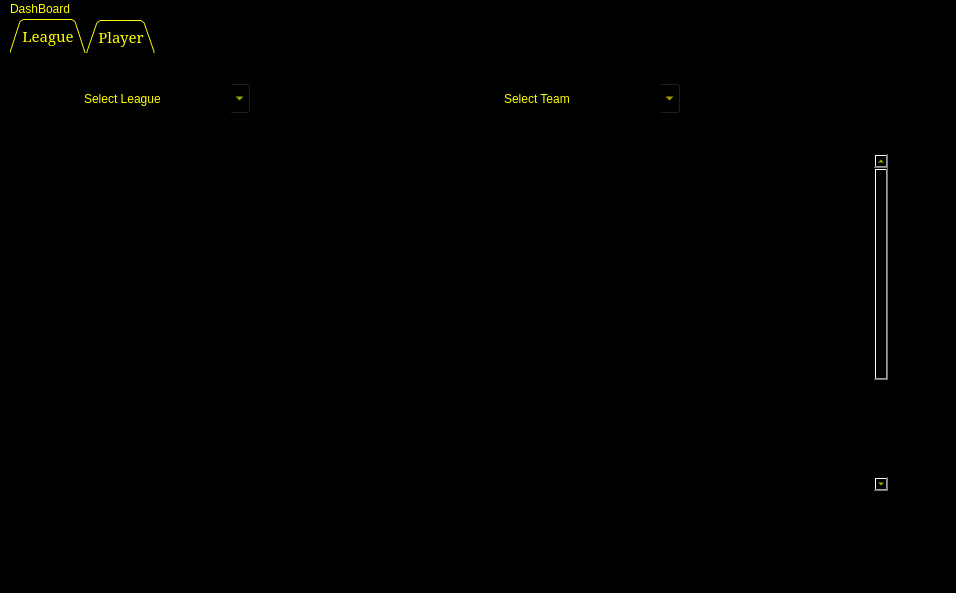
<?xml version="1.0" encoding="UTF-8"?>
<ui version="4.0">
 <class>MainWindow</class>
 <widget class="QMainWindow" name="MainWindow">
  <property name="geometry">
   <rect>
    <x>0</x>
    <y>0</y>
    <width>956</width>
    <height>593</height>
   </rect>
  </property>
  <property name="windowTitle">
   <string>MainWindow</string>
  </property>
  <property name="styleSheet">
   <string notr="true">background-color: rgb(0, 0, 0);
color: rgb(255, 255, 0);
border-color: rgb(255, 255, 0);</string>
  </property>
  <widget class="QWidget" name="centralwidget">
   <widget class="QWidget" name="verticalLayoutWidget">
    <property name="geometry">
     <rect>
      <x>10</x>
      <y>0</y>
      <width>931</width>
      <height>541</height>
     </rect>
    </property>
    <layout class="QVBoxLayout" name="verticalLayout">
     <item>
      <widget class="QTabWidget" name="tabWidget">
       <property name="font">
        <font>
         <family>MS Serif</family>
         <pointsize>11</pointsize>
        </font>
       </property>
       <property name="mouseTracking">
        <bool>false</bool>
       </property>
       <property name="toolTip">
        <string>&lt;html&gt;&lt;head/&gt;&lt;body&gt;&lt;p&gt;League&lt;/p&gt;&lt;/body&gt;&lt;/html&gt;</string>
       </property>
       <property name="autoFillBackground">
        <bool>false</bool>
       </property>
       <property name="styleSheet">
        <string notr="true">background-color: rgb(0, 0, 0);
color: rgb(255, 255, 0);
</string>
       </property>
       <property name="tabPosition">
        <enum>QTabWidget::North</enum>
       </property>
       <property name="tabShape">
        <enum>QTabWidget::Triangular</enum>
       </property>
       <property name="currentIndex">
        <number>0</number>
       </property>
       <property name="elideMode">
        <enum>Qt::ElideRight</enum>
       </property>
       <property name="usesScrollButtons">
        <bool>true</bool>
       </property>
       <property name="documentMode">
        <bool>false</bool>
       </property>
       <property name="tabsClosable">
        <bool>false</bool>
       </property>
       <property name="movable">
        <bool>false</bool>
       </property>
       <widget class="QWidget" name="League">
        <attribute name="title">
         <string>League</string>
        </attribute>
        <widget class="QLabel" name="label">
         <property name="geometry">
          <rect>
           <x>40</x>
           <y>30</y>
           <width>201</width>
           <height>21</height>
          </rect>
         </property>
         <property name="text">
          <string>&lt;html&gt;&lt;head/&gt;&lt;body&gt;&lt;p&gt;&lt;br/&gt;&lt;/p&gt;&lt;/body&gt;&lt;/html&gt;</string>
         </property>
         <property name="textFormat">
          <enum>Qt::RichText</enum>
         </property>
        </widget>
        <widget class="QComboBox" name="comboBox">
         <property name="geometry">
          <rect>
           <x>70</x>
           <y>30</y>
           <width>171</width>
           <height>31</height>
          </rect>
         </property>
         <property name="palette">
          <palette>
           <active>
            <colorrole role="WindowText">
             <brush brushstyle="SolidPattern">
              <color alpha="255">
               <red>255</red>
               <green>255</green>
               <blue>0</blue>
              </color>
             </brush>
            </colorrole>
            <colorrole role="Button">
             <brush brushstyle="SolidPattern">
              <color alpha="255">
               <red>0</red>
               <green>0</green>
               <blue>0</blue>
              </color>
             </brush>
            </colorrole>
            <colorrole role="Text">
             <brush brushstyle="SolidPattern">
              <color alpha="255">
               <red>255</red>
               <green>255</green>
               <blue>0</blue>
              </color>
             </brush>
            </colorrole>
            <colorrole role="ButtonText">
             <brush brushstyle="SolidPattern">
              <color alpha="255">
               <red>255</red>
               <green>255</green>
               <blue>0</blue>
              </color>
             </brush>
            </colorrole>
            <colorrole role="Base">
             <brush brushstyle="SolidPattern">
              <color alpha="255">
               <red>0</red>
               <green>0</green>
               <blue>0</blue>
              </color>
             </brush>
            </colorrole>
            <colorrole role="Window">
             <brush brushstyle="SolidPattern">
              <color alpha="255">
               <red>0</red>
               <green>0</green>
               <blue>0</blue>
              </color>
             </brush>
            </colorrole>
            <colorrole role="PlaceholderText">
             <brush brushstyle="NoBrush">
              <color alpha="128">
               <red>255</red>
               <green>255</green>
               <blue>0</blue>
              </color>
             </brush>
            </colorrole>
           </active>
           <inactive>
            <colorrole role="WindowText">
             <brush brushstyle="SolidPattern">
              <color alpha="255">
               <red>255</red>
               <green>255</green>
               <blue>0</blue>
              </color>
             </brush>
            </colorrole>
            <colorrole role="Button">
             <brush brushstyle="SolidPattern">
              <color alpha="255">
               <red>0</red>
               <green>0</green>
               <blue>0</blue>
              </color>
             </brush>
            </colorrole>
            <colorrole role="Text">
             <brush brushstyle="SolidPattern">
              <color alpha="255">
               <red>255</red>
               <green>255</green>
               <blue>0</blue>
              </color>
             </brush>
            </colorrole>
            <colorrole role="ButtonText">
             <brush brushstyle="SolidPattern">
              <color alpha="255">
               <red>255</red>
               <green>255</green>
               <blue>0</blue>
              </color>
             </brush>
            </colorrole>
            <colorrole role="Base">
             <brush brushstyle="SolidPattern">
              <color alpha="255">
               <red>0</red>
               <green>0</green>
               <blue>0</blue>
              </color>
             </brush>
            </colorrole>
            <colorrole role="Window">
             <brush brushstyle="SolidPattern">
              <color alpha="255">
               <red>0</red>
               <green>0</green>
               <blue>0</blue>
              </color>
             </brush>
            </colorrole>
            <colorrole role="PlaceholderText">
             <brush brushstyle="NoBrush">
              <color alpha="128">
               <red>255</red>
               <green>255</green>
               <blue>0</blue>
              </color>
             </brush>
            </colorrole>
           </inactive>
           <disabled>
            <colorrole role="WindowText">
             <brush brushstyle="SolidPattern">
              <color alpha="255">
               <red>255</red>
               <green>255</green>
               <blue>0</blue>
              </color>
             </brush>
            </colorrole>
            <colorrole role="Button">
             <brush brushstyle="SolidPattern">
              <color alpha="255">
               <red>0</red>
               <green>0</green>
               <blue>0</blue>
              </color>
             </brush>
            </colorrole>
            <colorrole role="Text">
             <brush brushstyle="SolidPattern">
              <color alpha="255">
               <red>255</red>
               <green>255</green>
               <blue>0</blue>
              </color>
             </brush>
            </colorrole>
            <colorrole role="ButtonText">
             <brush brushstyle="SolidPattern">
              <color alpha="255">
               <red>255</red>
               <green>255</green>
               <blue>0</blue>
              </color>
             </brush>
            </colorrole>
            <colorrole role="Base">
             <brush brushstyle="SolidPattern">
              <color alpha="255">
               <red>0</red>
               <green>0</green>
               <blue>0</blue>
              </color>
             </brush>
            </colorrole>
            <colorrole role="Window">
             <brush brushstyle="SolidPattern">
              <color alpha="255">
               <red>0</red>
               <green>0</green>
               <blue>0</blue>
              </color>
             </brush>
            </colorrole>
            <colorrole role="PlaceholderText">
             <brush brushstyle="NoBrush">
              <color alpha="128">
               <red>255</red>
               <green>255</green>
               <blue>0</blue>
              </color>
             </brush>
            </colorrole>
           </disabled>
          </palette>
         </property>
         <property name="editable">
          <bool>true</bool>
         </property>
         <property name="currentText">
          <string>Select League</string>
         </property>
        </widget>
        <widget class="QTableWidget" name="tableWidget">
         <property name="geometry">
          <rect>
           <x>270</x>
           <y>100</y>
           <width>609</width>
           <height>339</height>
          </rect>
         </property>
         <property name="font">
          <font>
           <family>Stylus BT</family>
          </font>
         </property>
         <property name="contextMenuPolicy">
          <enum>Qt::NoContextMenu</enum>
         </property>
         <property name="frameShape">
          <enum>QFrame::StyledPanel</enum>
         </property>
         <property name="frameShadow">
          <enum>QFrame::Sunken</enum>
         </property>
         <property name="showGrid">
          <bool>true</bool>
         </property>
         <property name="gridStyle">
          <enum>Qt::SolidLine</enum>
         </property>
         <property name="sortingEnabled">
          <bool>true</bool>
         </property>
         <property name="rowCount">
          <number>16</number>
         </property>
         <property name="columnCount">
          <number>1</number>
         </property>
         <attribute name="horizontalHeaderVisible">
          <bool>false</bool>
         </attribute>
         <attribute name="horizontalHeaderCascadingSectionResizes">
          <bool>true</bool>
         </attribute>
         <attribute name="horizontalHeaderHighlightSections">
          <bool>true</bool>
         </attribute>
         <attribute name="horizontalHeaderShowSortIndicator" stdset="0">
          <bool>true</bool>
         </attribute>
         <attribute name="verticalHeaderVisible">
          <bool>false</bool>
         </attribute>
         <attribute name="verticalHeaderCascadingSectionResizes">
          <bool>false</bool>
         </attribute>
         <attribute name="verticalHeaderHighlightSections">
          <bool>false</bool>
         </attribute>
         <row/>
         <row/>
         <row/>
         <row/>
         <row/>
         <row/>
         <row/>
         <row/>
         <row/>
         <row/>
         <row/>
         <row/>
         <row/>
         <row/>
         <row/>
         <row/>
         <column/>
        </widget>
        <widget class="QComboBox" name="comboBox_2">
         <property name="geometry">
          <rect>
           <x>490</x>
           <y>30</y>
           <width>181</width>
           <height>31</height>
          </rect>
         </property>
         <property name="palette">
          <palette>
           <active>
            <colorrole role="WindowText">
             <brush brushstyle="SolidPattern">
              <color alpha="255">
               <red>255</red>
               <green>255</green>
               <blue>0</blue>
              </color>
             </brush>
            </colorrole>
            <colorrole role="Button">
             <brush brushstyle="SolidPattern">
              <color alpha="255">
               <red>0</red>
               <green>0</green>
               <blue>0</blue>
              </color>
             </brush>
            </colorrole>
            <colorrole role="Text">
             <brush brushstyle="SolidPattern">
              <color alpha="255">
               <red>255</red>
               <green>255</green>
               <blue>0</blue>
              </color>
             </brush>
            </colorrole>
            <colorrole role="ButtonText">
             <brush brushstyle="SolidPattern">
              <color alpha="255">
               <red>255</red>
               <green>255</green>
               <blue>0</blue>
              </color>
             </brush>
            </colorrole>
            <colorrole role="Base">
             <brush brushstyle="SolidPattern">
              <color alpha="255">
               <red>0</red>
               <green>0</green>
               <blue>0</blue>
              </color>
             </brush>
            </colorrole>
            <colorrole role="Window">
             <brush brushstyle="SolidPattern">
              <color alpha="255">
               <red>0</red>
               <green>0</green>
               <blue>0</blue>
              </color>
             </brush>
            </colorrole>
            <colorrole role="PlaceholderText">
             <brush brushstyle="NoBrush">
              <color alpha="128">
               <red>255</red>
               <green>255</green>
               <blue>0</blue>
              </color>
             </brush>
            </colorrole>
           </active>
           <inactive>
            <colorrole role="WindowText">
             <brush brushstyle="SolidPattern">
              <color alpha="255">
               <red>255</red>
               <green>255</green>
               <blue>0</blue>
              </color>
             </brush>
            </colorrole>
            <colorrole role="Button">
             <brush brushstyle="SolidPattern">
              <color alpha="255">
               <red>0</red>
               <green>0</green>
               <blue>0</blue>
              </color>
             </brush>
            </colorrole>
            <colorrole role="Text">
             <brush brushstyle="SolidPattern">
              <color alpha="255">
               <red>255</red>
               <green>255</green>
               <blue>0</blue>
              </color>
             </brush>
            </colorrole>
            <colorrole role="ButtonText">
             <brush brushstyle="SolidPattern">
              <color alpha="255">
               <red>255</red>
               <green>255</green>
               <blue>0</blue>
              </color>
             </brush>
            </colorrole>
            <colorrole role="Base">
             <brush brushstyle="SolidPattern">
              <color alpha="255">
               <red>0</red>
               <green>0</green>
               <blue>0</blue>
              </color>
             </brush>
            </colorrole>
            <colorrole role="Window">
             <brush brushstyle="SolidPattern">
              <color alpha="255">
               <red>0</red>
               <green>0</green>
               <blue>0</blue>
              </color>
             </brush>
            </colorrole>
            <colorrole role="PlaceholderText">
             <brush brushstyle="NoBrush">
              <color alpha="128">
               <red>255</red>
               <green>255</green>
               <blue>0</blue>
              </color>
             </brush>
            </colorrole>
           </inactive>
           <disabled>
            <colorrole role="WindowText">
             <brush brushstyle="SolidPattern">
              <color alpha="255">
               <red>255</red>
               <green>255</green>
               <blue>0</blue>
              </color>
             </brush>
            </colorrole>
            <colorrole role="Button">
             <brush brushstyle="SolidPattern">
              <color alpha="255">
               <red>0</red>
               <green>0</green>
               <blue>0</blue>
              </color>
             </brush>
            </colorrole>
            <colorrole role="Text">
             <brush brushstyle="SolidPattern">
              <color alpha="255">
               <red>255</red>
               <green>255</green>
               <blue>0</blue>
              </color>
             </brush>
            </colorrole>
            <colorrole role="ButtonText">
             <brush brushstyle="SolidPattern">
              <color alpha="255">
               <red>255</red>
               <green>255</green>
               <blue>0</blue>
              </color>
             </brush>
            </colorrole>
            <colorrole role="Base">
             <brush brushstyle="SolidPattern">
              <color alpha="255">
               <red>0</red>
               <green>0</green>
               <blue>0</blue>
              </color>
             </brush>
            </colorrole>
            <colorrole role="Window">
             <brush brushstyle="SolidPattern">
              <color alpha="255">
               <red>0</red>
               <green>0</green>
               <blue>0</blue>
              </color>
             </brush>
            </colorrole>
            <colorrole role="PlaceholderText">
             <brush brushstyle="NoBrush">
              <color alpha="128">
               <red>255</red>
               <green>255</green>
               <blue>0</blue>
              </color>
             </brush>
            </colorrole>
           </disabled>
          </palette>
         </property>
         <property name="editable">
          <bool>true</bool>
         </property>
         <property name="currentText">
          <string>Select Team</string>
         </property>
        </widget>
       </widget>
       <widget class="QWidget" name="Player">
        <attribute name="title">
         <string>Player</string>
        </attribute>
       </widget>
      </widget>
     </item>
    </layout>
   </widget>
  </widget>
  <widget class="QMenuBar" name="menubar">
   <property name="geometry">
    <rect>
     <x>0</x>
     <y>0</y>
     <width>956</width>
     <height>22</height>
    </rect>
   </property>
   <widget class="QMenu" name="menuDashBoard">
    <property name="title">
     <string>DashBoard</string>
    </property>
    <addaction name="separator"/>
    <addaction name="actionLeague_Analysis"/>
    <addaction name="separator"/>
    <addaction name="actionClub_Analysis"/>
   </widget>
   <addaction name="menuDashBoard"/>
  </widget>
  <widget class="QStatusBar" name="statusbar"/>
  <action name="actionLeague_Analysis">
   <property name="text">
    <string>League Analysis</string>
   </property>
   <property name="font">
    <font>
     <family>Terminal</family>
     <pointsize>11</pointsize>
    </font>
   </property>
  </action>
  <action name="actionClub_Analysis">
   <property name="text">
    <string>Club Analysis</string>
   </property>
   <property name="font">
    <font>
     <family>Terminal</family>
     <pointsize>11</pointsize>
    </font>
   </property>
  </action>
 </widget>
 <resources/>
 <connections/>
</ui>
